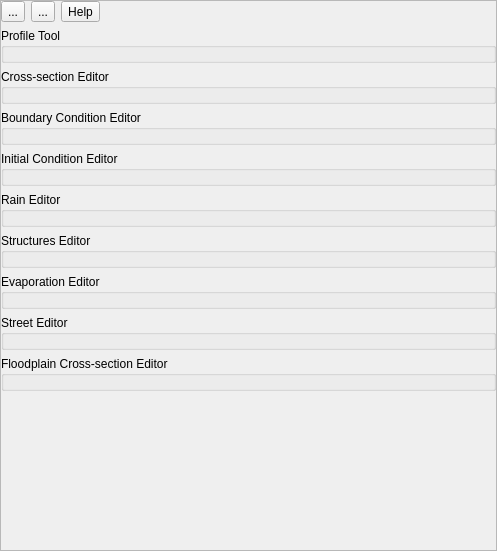
<?xml version="1.0" encoding="UTF-8"?>
<ui version="4.0">
 <class>FLO2DWidget</class>
 <widget class="QWidget" name="FLO2DWidget">
  <property name="geometry">
   <rect>
    <x>0</x>
    <y>0</y>
    <width>497</width>
    <height>551</height>
   </rect>
  </property>
  <property name="windowTitle">
   <string>FLO-2D Widget</string>
  </property>
  <layout class="QVBoxLayout" name="verticalLayout">
   <property name="margin">
    <number>0</number>
   </property>
   <item>
    <widget class="QScrollArea" name="scrollArea">
     <property name="minimumSize">
      <size>
       <width>430</width>
       <height>0</height>
      </size>
     </property>
     <property name="widgetResizable">
      <bool>true</bool>
     </property>
     <widget class="QWidget" name="scrollAreaWidgetContents">
      <property name="geometry">
       <rect>
        <x>0</x>
        <y>0</y>
        <width>495</width>
        <height>549</height>
       </rect>
      </property>
      <layout class="QVBoxLayout" name="verticalLayout_5">
       <property name="margin">
        <number>0</number>
       </property>
       <item>
        <layout class="QHBoxLayout" name="toolbar_lout">
         <property name="bottomMargin">
          <number>0</number>
         </property>
         <item>
          <widget class="QToolButton" name="collapse_groups_btn">
           <property name="toolTip">
            <string>Collapse All Groups</string>
           </property>
           <property name="text">
            <string>...</string>
           </property>
           <property name="icon">
            <iconset>
             <normaloff>../img/collapse_groups.svg</normaloff>../img/collapse_groups.svg</iconset>
           </property>
          </widget>
         </item>
         <item>
          <widget class="QToolButton" name="expand_groups_btn">
           <property name="toolTip">
            <string>Expand All Groups</string>
           </property>
           <property name="text">
            <string>...</string>
           </property>
           <property name="icon">
            <iconset>
             <normaloff>../img/expand_groups.svg</normaloff>../img/expand_groups.svg</iconset>
           </property>
          </widget>
         </item>
         <item>
          <widget class="QToolButton" name="help_btn">
           <property name="toolTip">
            <string>Expand All Groups</string>
           </property>
           <property name="text">
            <string>Help</string>
           </property>
           <property name="icon">
            <iconset>
             <normaloff>../img/help_contents.svg</normaloff>../img/help_contents.svg</iconset>
           </property>
          </widget>
         </item>
         <item>
          <spacer name="horizontalSpacer">
           <property name="orientation">
            <enum>Qt::Horizontal</enum>
           </property>
           <property name="sizeHint" stdset="0">
            <size>
             <width>40</width>
             <height>20</height>
            </size>
           </property>
          </spacer>
         </item>
        </layout>
       </item>
       <item>
        <widget class="QgsCollapsibleGroupBox" name="profile_tool_grp">
         <property name="title">
          <string>Profile Tool</string>
         </property>
         <property name="collapsed">
          <bool>false</bool>
         </property>
         <layout class="QGridLayout" name="gridLayout_7">
          <property name="margin">
           <number>6</number>
          </property>
          <item row="0" column="0">
           <layout class="QVBoxLayout" name="profile_tool_lout"/>
          </item>
         </layout>
        </widget>
       </item>
       <item>
        <widget class="QgsCollapsibleGroupBox" name="xs_editor_grp">
         <property name="title">
          <string>Cross-section Editor</string>
         </property>
         <property name="collapsed">
          <bool>false</bool>
         </property>
         <layout class="QGridLayout" name="gridLayout_2">
          <property name="margin">
           <number>6</number>
          </property>
          <item row="0" column="0">
           <layout class="QVBoxLayout" name="xs_editor_lout">
            <property name="bottomMargin">
             <number>0</number>
            </property>
           </layout>
          </item>
         </layout>
        </widget>
       </item>
       <item>
        <widget class="QgsCollapsibleGroupBox" name="bc_editor_grp">
         <property name="minimumSize">
          <size>
           <width>400</width>
           <height>0</height>
          </size>
         </property>
         <property name="maximumSize">
          <size>
           <width>16777215</width>
           <height>16777215</height>
          </size>
         </property>
         <property name="title">
          <string>Boundary Condition Editor</string>
         </property>
         <property name="flat">
          <bool>false</bool>
         </property>
         <property name="checkable">
          <bool>false</bool>
         </property>
         <property name="collapsed">
          <bool>false</bool>
         </property>
         <layout class="QGridLayout" name="gridLayout">
          <property name="margin">
           <number>6</number>
          </property>
          <item row="1" column="0">
           <layout class="QVBoxLayout" name="bc_editor_lout"/>
          </item>
         </layout>
        </widget>
       </item>
       <item>
        <widget class="QgsCollapsibleGroupBox" name="ic_editor_grp">
         <property name="title">
          <string>Initial Condition Editor</string>
         </property>
         <property name="collapsed">
          <bool>false</bool>
         </property>
         <layout class="QGridLayout" name="gridLayout_3">
          <property name="margin">
           <number>6</number>
          </property>
          <item row="0" column="0">
           <layout class="QVBoxLayout" name="ic_editor_lout">
            <property name="bottomMargin">
             <number>0</number>
            </property>
           </layout>
          </item>
         </layout>
        </widget>
       </item>
       <item>
        <widget class="QgsCollapsibleGroupBox" name="rain_editor_grp">
         <property name="title">
          <string>Rain Editor</string>
         </property>
         <property name="collapsed">
          <bool>false</bool>
         </property>
         <layout class="QGridLayout" name="gridLayout_5">
          <property name="margin">
           <number>6</number>
          </property>
          <item row="0" column="0">
           <layout class="QHBoxLayout" name="rain_editor_lout"/>
          </item>
         </layout>
        </widget>
       </item>
       <item>
        <widget class="QgsCollapsibleGroupBox" name="struct_editor_grp">
         <property name="title">
          <string>Structures Editor</string>
         </property>
         <property name="collapsed">
          <bool>false</bool>
         </property>
         <layout class="QGridLayout" name="gridLayout_8">
          <property name="margin">
           <number>6</number>
          </property>
          <item row="0" column="0">
           <layout class="QVBoxLayout" name="struct_editor_lout"/>
          </item>
         </layout>
        </widget>
       </item>
       <item>
        <widget class="QgsCollapsibleGroupBox" name="evap_editor_grp">
         <property name="title">
          <string>Evaporation Editor</string>
         </property>
         <property name="collapsed">
          <bool>false</bool>
         </property>
         <layout class="QGridLayout" name="gridLayout_6">
          <property name="margin">
           <number>6</number>
          </property>
          <item row="0" column="0">
           <layout class="QVBoxLayout" name="evap_editor_lout"/>
          </item>
         </layout>
        </widget>
       </item>
       <item>
        <widget class="QgsCollapsibleGroupBox" name="street_editor_grp">
         <property name="title">
          <string>Street Editor</string>
         </property>
         <layout class="QGridLayout" name="gridLayout_4">
          <property name="margin">
           <number>6</number>
          </property>
          <item row="0" column="0">
           <layout class="QHBoxLayout" name="street_editor_lout"/>
          </item>
         </layout>
        </widget>
       </item>
       <item>
        <widget class="QgsCollapsibleGroupBox" name="fpxsec_editor_grp">
         <property name="title">
          <string>Floodplain Cross-section Editor</string>
         </property>
         <property name="collapsed">
          <bool>false</bool>
         </property>
         <layout class="QGridLayout" name="gridLayout_9">
          <property name="margin">
           <number>6</number>
          </property>
          <item row="0" column="0">
           <layout class="QVBoxLayout" name="fpxsec_editor_lout"/>
          </item>
         </layout>
        </widget>
       </item>
       <item>
        <spacer name="verticalSpacer">
         <property name="orientation">
          <enum>Qt::Vertical</enum>
         </property>
         <property name="sizeHint" stdset="0">
          <size>
           <width>20</width>
           <height>40</height>
          </size>
         </property>
        </spacer>
       </item>
      </layout>
     </widget>
    </widget>
   </item>
  </layout>
 </widget>
 <customwidgets>
  <customwidget>
   <class>QgsCollapsibleGroupBox</class>
   <extends>QGroupBox</extends>
   <header>qgis.gui</header>
   <container>1</container>
  </customwidget>
 </customwidgets>
 <resources/>
 <connections/>
</ui>
